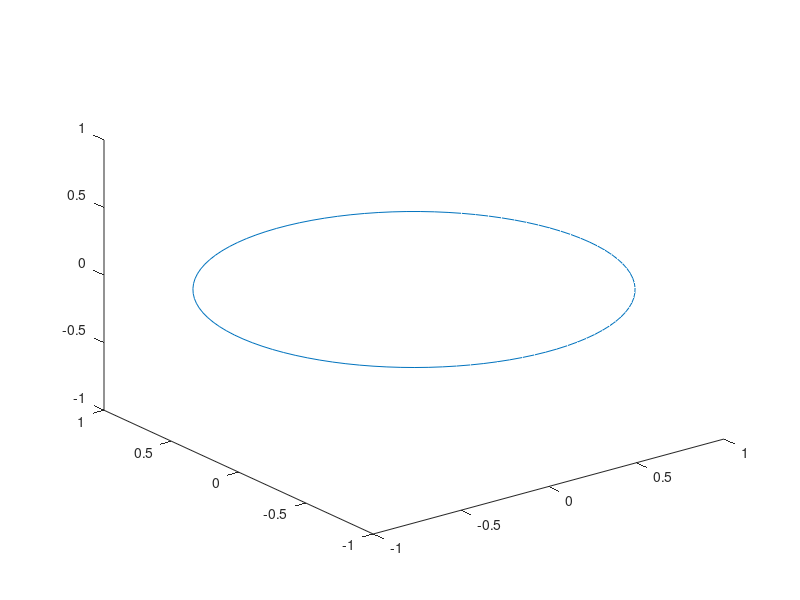

MATLAB code for this plot: (Note: this script raises an error after producing the figure.)
theta = linspace(0, 2*pi);
y = linspace(0, 3, 100);
z = linspace(-1, 1, 100);
plot3(cos(theta), sin(theta), 0*theta);
hold on;
plot3(0*x, y, z);
grid on;
xlabel('x');
ylabel('y');
zlabel('z');